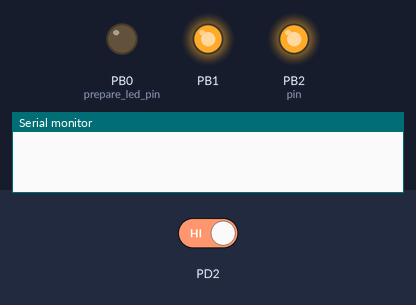
This program was run on a simulated ATmega328P, built with avr-gcc and emulated at 8 MHz. On the bench: output pins drawn as LEDs (lit = HIGH), the last lines printed to the serial monitor. Inputs (shaded band) come from the test bench; at power-on: PD2 HIGH.

Above: at 1.2 s.
1.3 s: PD2 driven LOW
At 2.0 s:
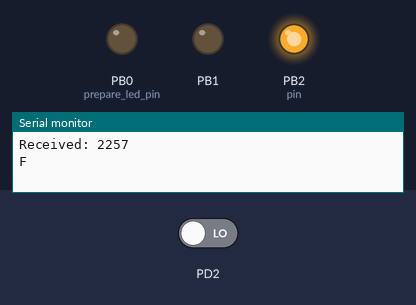
Timing chart, 0 to 4.3 s (numbered marks = the images above; inputs shaded):
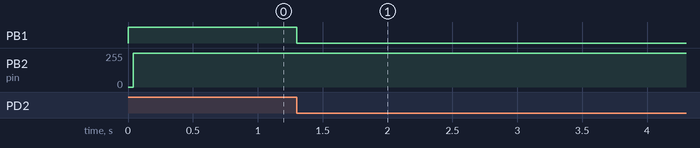

The program:

main.c
```c
//rx
/*
 * main.c
 *
 * Created: 4/20/2018 1:54:58 PM
 * Author : Damian Cisneros and Jiajian Chen
 * Description : This program monitors temperature using an LM34 sensor. It
 *				 reads the temperature received through RF every 1s and
 *				 displays it on a serial terminal. Using 8Mhz clock
 */

#include <stdio.h>
#include <stdlib.h>
#include <avr/io.h>
#include <avr/interrupt.h>
#include <stdbool.h>
#include <string.h>
#define BAUD 9600
#define F_CPU 8000000UL
#include <util/delay.h>
#include "nrf24l01.h"
#include "nrf24l01_mnemonics.h"

nRF24L01 *setup_rf(void);
void process_message(char *message);
inline void prepare_led_pin(void);
inline void  set_led_high(void);
inline void  set_led_low(void);

volatile bool rf_interrupt = false;

//Used for printf to USART
static int put_char(char c, FILE *stream);
static FILE mystdout = FDEV_SETUP_STREAM(put_char, NULL, _FDEV_SETUP_WRITE);
void init_USART();

int main(void) {
	stdout = &mystdout; //set the output stream
	init_USART();

	uint8_t address[5] = { 0x01, 0x01, 0x01, 0x01, 0x01 };
	prepare_led_pin();
	sei();
	nRF24L01 *rf = setup_rf();
	nRF24L01_listen(rf, 0, address);
	uint8_t addr[5];
	nRF24L01_read_register(rf, CONFIG, addr, 1);

	while (true) {
		if (rf_interrupt) {
			rf_interrupt = false;
			while (nRF24L01_data_received(rf)) {
				nRF24L01Message msg;
				nRF24L01_read_received_data(rf, &msg);
				process_message((char *)msg.data);
				printf("Received: ");
				printf("%" PRId8 "\n",(unsigned int) msg.data); //print temperature received
				printf("F");
				_delay_ms(1000);
				}

			nRF24L01_listen(rf, 0, address);
		}
	}
	return 0;
}

nRF24L01 *setup_rf(void) {
	nRF24L01 *rf = nRF24L01_init();
	rf->ss.port = &PORTB;
	rf->ss.pin = PB2;
	rf->ce.port = &PORTB;
	rf->ce.pin = PB1;
	rf->sck.port = &PORTB;
	rf->sck.pin = PB5;
	rf->mosi.port = &PORTB;
	rf->mosi.pin = PB3;
	rf->miso.port = &PORTB;
	rf->miso.pin = PB4;
	// interrupt on falling edge of INT0 (PD2)
	EICRA |= _BV(ISC01);
	EIMSK |= _BV(INT0);
	nRF24L01_begin(rf);
	return rf;
}

void process_message(char *message) {
	if (strcmp(message, "ON") == 0)
	set_led_high();
	else if (strcmp(message, "OFF") == 0)
	set_led_low();
}

inline void prepare_led_pin(void) {
	DDRB |= _BV(PB0);
	PORTB &= ~_BV(PB0);
}

inline void set_led_high(void) {
	PORTB |= _BV(PB0);
}

inline void set_led_low(void) {
	PORTB &= ~_BV(PB0);
}

// nRF24L01 interrupt
ISR(INT0_vect) {
	rf_interrupt = true;
}

void init_USART(){
	unsigned int BAUDrate;

	//set BAUD rate: UBRR = [F_CPU/(16*BAUD)]-1
	BAUDrate = ((F_CPU/16)/BAUD) - 1;
	UBRR0H = (unsigned char) (BAUDrate >> 8); //shift top 8 bits into UBRR0H
	UBRR0L = (unsigned char) BAUDrate; //shift rest of 8 bits into UBRR0L
	UCSR0B |= (1 << RXEN0) | (1 << TXEN0); //enable receiver and trasmitter
	// UCSR0B |= (1 << RXCIE0); //enable receiver interrupt
	UCSR0C |= (1 << UCSZ01) | (1 << UCSZ00); //set data frame: 8 bit, 1 stop
}

static int put_char(char c, FILE *stream)
{
	while(!(UCSR0A &(1<<UDRE0))); // wait for UDR to be clear
	UDR0 = c;    //send the character
	return 0;
}
```

nrf24l01.c
```c
#include <stdlib.h>
#include <stdbool.h>
#include <avr/io.h>
#define F_CPU 8000000UL
#include <util/delay.h>
#include <string.h>
#include "nrf24l01.h"
#include "nrf24l01_mnemonics.h"


static void copy_address(uint8_t *source, uint8_t *destination);
inline static void set_as_output(gpio_pin pin);
inline static void set_high(gpio_pin pin);
inline static void set_low(gpio_pin pin);
static void spi_init(nRF24L01 *rf);
static uint8_t spi_transfer(uint8_t data);


nRF24L01 *nRF24L01_init(void) {
	nRF24L01 *rf = malloc(sizeof(nRF24L01));
	memset(rf, 0, sizeof(nRF24L01));
	return rf;
}

void nRF24L01_begin(nRF24L01 *rf) {
	set_as_output(rf->ss);
	set_as_output(rf->ce);

	set_high(rf->ss);
	set_low(rf->ce);

	spi_init(rf);

	nRF24L01_send_command(rf, FLUSH_RX, NULL, 0);
	nRF24L01_send_command(rf, FLUSH_TX, NULL, 0);
	nRF24L01_clear_interrupts(rf);

	uint8_t data;
	data = _BV(EN_CRC) | _BV(CRCO) | _BV(PWR_UP) | _BV(PRIM_RX);
	nRF24L01_write_register(rf, CONFIG, &data, 1);

	// enable Auto Acknowlegde on all pipes
	data = _BV(ENAA_P0) | _BV(ENAA_P1) | _BV(ENAA_P2)
	| _BV(ENAA_P3) | _BV(ENAA_P4) | _BV(ENAA_P5);
	nRF24L01_write_register(rf, EN_AA, &data, 1);

	// enable Dynamic Payload on al pipes
	data = _BV(DPL_P0) | _BV(DPL_P1) | _BV(DPL_P2)
	| _BV(DPL_P3) | _BV(DPL_P4) | _BV(DPL_P5);
	nRF24L01_write_register(rf, DYNPD, &data, 1);

	// enable Dynamic Payload (global)
	data = _BV(EN_DPL);
	nRF24L01_write_register(rf, FEATURE, &data, 1);

	// disable all rx addresses
	data = 0;
	nRF24L01_write_register(rf, EN_RXADDR, &data, 1);
}

uint8_t nRF24L01_send_command(nRF24L01 *rf, uint8_t command, void *data,
size_t length) {
	set_low(rf->ss);

	rf->status = spi_transfer(command);
	for (unsigned int i = 0; i < length; i++)
	((uint8_t*)data)[i] = spi_transfer(((uint8_t*)data)[i]);

	set_high(rf->ss);

	return rf->status;
}

uint8_t nRF24L01_write_register(nRF24L01 *rf, uint8_t reg_address, void *data,
size_t length) {
	return nRF24L01_send_command(rf, W_REGISTER | reg_address, data, length);
}

uint8_t nRF24L01_read_register(nRF24L01 *rf, uint8_t reg_address, void *data,
size_t length) {
	return nRF24L01_send_command(rf, R_REGISTER | reg_address, data, length);
}

uint8_t nRF24L01_no_op(nRF24L01 *rf) {
	return nRF24L01_send_command(rf, NOP, NULL, 0);
}

uint8_t nRF24L01_update_status(nRF24L01 *rf) {
	return nRF24L01_no_op(rf);
}

uint8_t nRF24L01_get_status(nRF24L01 *rf) {
	return rf->status;
}

bool nRF24L01_data_received(nRF24L01 *rf) {
	set_low(rf->ce);
	nRF24L01_update_status(rf);
	return nRF24L01_pipe_number_received(rf) >= 0;
}

void nRF24L01_listen(nRF24L01 *rf, int pipe, uint8_t *address) {
	uint8_t addr[5];
	copy_address(address, addr);

	nRF24L01_write_register(rf, RX_ADDR_P0 + pipe, addr, 5);

	uint8_t current_pipes;
	nRF24L01_read_register(rf, EN_RXADDR, &current_pipes, 1);
	current_pipes |= _BV(pipe);
	nRF24L01_write_register(rf, EN_RXADDR, &current_pipes, 1);

	set_high(rf->ce);
}

bool nRF24L01_read_received_data(nRF24L01 *rf, nRF24L01Message *message) {
	message->pipe_number = nRF24L01_pipe_number_received(rf);
	nRF24L01_clear_receive_interrupt(rf);
	if (message->pipe_number < 0) {
		message->length = 0;
		return false;
	}

	nRF24L01_read_register(rf, R_RX_PL_WID, &message->length, 1);

	if (message->length > 0) {
		nRF24L01_send_command(rf, R_RX_PAYLOAD, &message->data,
		message->length);
	}

	return true;
}

int nRF24L01_pipe_number_received(nRF24L01 *rf) {
	int pipe_number = (rf->status & RX_P_NO_MASK) >> 1;
	return pipe_number <= 5 ? pipe_number : -1;
}

void nRF24L01_transmit(nRF24L01 *rf, void *address, nRF24L01Message *msg) {
	nRF24L01_clear_transmit_interrupts(rf);
	uint8_t addr[5];
	copy_address((uint8_t *)address, addr);
	nRF24L01_write_register(rf, TX_ADDR, addr, 5);
	copy_address((uint8_t *)address, addr);
	nRF24L01_write_register(rf, RX_ADDR_P0, addr, 5);
	nRF24L01_send_command(rf, W_TX_PAYLOAD, &msg->data, msg->length);
	uint8_t config;
	nRF24L01_read_register(rf, CONFIG, &config, 1);
	config &= ~_BV(PRIM_RX);
	nRF24L01_write_register(rf, CONFIG, &config, 1);
	set_high(rf->ce);
}

int nRF24L01_transmit_success(nRF24L01 *rf) {
	set_low(rf->ce);
	nRF24L01_update_status(rf);
	int success;
	if (rf->status & _BV(TX_DS)) success = 0;
	else if (rf->status & _BV(MAX_RT)) success = -1;
	else success = -2;
	nRF24L01_clear_transmit_interrupts(rf);
	uint8_t config;
	nRF24L01_read_register(rf, CONFIG, &config, 1);
	config |= _BV(PRIM_RX);
	nRF24L01_write_register(rf, CONFIG, &config, 1);
	return success;
}

void nRF24L01_flush_transmit_message(nRF24L01 *rf) {
	nRF24L01_send_command(rf, FLUSH_TX, NULL, 0);
}

void nRF24L01_retry_transmit(nRF24L01 *rf) {
	// XXX not sure it works this way, never tested
	uint8_t config;
	nRF24L01_read_register(rf, CONFIG, &config, 1);
	config &= ~_BV(PRIM_RX);
	nRF24L01_write_register(rf, CONFIG, &config, 1);
	set_high(rf->ce);
}

void nRF24L01_clear_interrupts(nRF24L01 *rf) {
	uint8_t data = _BV(RX_DR) | _BV(TX_DS) | _BV(MAX_RT);
	nRF24L01_write_register(rf, STATUS, &data, 1);
}

void nRF24L01_clear_transmit_interrupts(nRF24L01 *rf) {
	uint8_t data = _BV(TX_DS) | _BV(MAX_RT);
	nRF24L01_write_register(rf, STATUS, &data, 1);
}

void nRF24L01_clear_receive_interrupt(nRF24L01 *rf) {
	uint8_t data = _BV(RX_DR) | rf->status;
	nRF24L01_write_register(rf, STATUS, &data, 1);
}

static void copy_address(uint8_t *source, uint8_t *destination) {
	for (int i = 0; i < 5; i++)
	destination[i] = source[i];
}

inline static void set_as_output(gpio_pin pin) {
	volatile uint8_t *ddr = pin.port - 1;
	*ddr |= _BV(pin.pin);
}

inline static void set_as_input(gpio_pin pin) {
	volatile uint8_t *ddr = pin.port - 1;
	*ddr &= ~_BV(pin.pin);
}

inline static void set_high(gpio_pin pin) {
	*pin.port |= _BV(pin.pin);
}

inline static void set_low(gpio_pin pin) {
	*pin.port &= ~_BV(pin.pin);
}

static void spi_init(nRF24L01 *rf) {
	// set as master
	SPCR |= _BV(MSTR);
	// enable SPI
	SPCR |= _BV(SPE);
	// MISO pin automatically overrides to input
	set_as_output(rf->sck);
	set_as_output(rf->mosi);
	set_as_input(rf->miso);
	// SPI mode 0: Clock Polarity CPOL = 0, Clock Phase CPHA = 0
	SPCR &= ~_BV(CPOL);
	SPCR &= ~_BV(CPHA);
	// Clock 2X speed
	SPCR &= ~_BV(SPR0);
	SPCR &= ~_BV(SPR1);
	SPSR |= _BV(SPI2X);
	// most significant first (MSB)
	SPCR &= ~_BV(DORD);
}

static uint8_t spi_transfer(uint8_t data) {
	SPDR = data;
	while (!(SPSR & _BV(SPIF)));
	return SPDR;
}
```

nrf24l01.h
```c
#include <stdlib.h>
#include <stdint.h>
#include <stdbool.h>

#ifndef _NRF24L01_H
#define _NRF24L01_H


typedef struct {
	int pipe_number;
	uint8_t data[32];
	uint8_t length;
} nRF24L01Message;

typedef struct {
	volatile uint8_t *port;
	uint8_t pin;
} gpio_pin;

typedef struct {
	gpio_pin ss; // slave select
	gpio_pin ce; // chip enabled
	gpio_pin sck; // serial clock
	gpio_pin mosi; // master out slave in
	gpio_pin miso; // master in slave out
	uint8_t status;
} nRF24L01;


nRF24L01 *nRF24L01_init(void);
void nRF24L01_begin(nRF24L01 *rf);
uint8_t nRF24L01_send_command(nRF24L01 *rf, uint8_t command, void *data,
size_t length);
uint8_t nRF24L01_write_register(nRF24L01 *rf, uint8_t reg_address, void *data,
size_t length);
uint8_t nRF24L01_read_register(nRF24L01 *rf, uint8_t regAddress, void *data,
size_t length);
uint8_t nRF24L01_no_op(nRF24L01 *rf);
uint8_t nRF24L01_update_status(nRF24L01 *rf);
uint8_t nRF24L01_get_status(nRF24L01 *rf);
void nRF24L01_listen(nRF24L01 *rf, int pipe, uint8_t *address);
bool nRF24L01_data_received(nRF24L01 *rf);
bool nRF24L01_read_received_data(nRF24L01 *rf, nRF24L01Message *message);
int nRF24L01_pipe_number_received(nRF24L01 *rf);
void nRF24L01_transmit(nRF24L01 *rf, void *address, nRF24L01Message *msg);
int nRF24L01_transmit_success(nRF24L01 *rf);
void nRF24L01_flush_transmit_message(nRF24L01 *rf);
void nRF24L01_retry_transmit(nRF24L01 *rf);
void nRF24L01_clear_interrupts(nRF24L01 *rf);
void nRF24L01_clear_transmit_interrupts(nRF24L01 *rf);
void nRF24L01_clear_receive_interrupt(nRF24L01 *rf);

#endif
```

nrf24l01_mnemonics.h
```c
/**
 *  From the specifications available in the download section of
 *  http://www.nordicsemi.com/kor/Products/2.4GHz-RF/nRF24L01P
 */

#ifndef _NRF24L01_MNEMONICS_H
#define _NRF24L01_MNEMONICS_H


// SPI Commands

#define R_REGISTER          0x00 // 000A AAAA
#define W_REGISTER          0x20 // 001A AAAA
#define R_RX_PAYLOAD        0x61 // 0110 0001
#define W_TX_PAYLOAD        0xA0 // 1010 0000
#define FLUSH_TX            0xE1 // 1110 0001
#define FLUSH_RX            0xE2 // 1110 0010
#define REUSE_TX_PL         0xE3 // 1110 0011
#define R_RX_PL_WID         0x60 // 0110 0000
#define W_ACK_PAYLOAD       0xA8 // 1010 1PPP
#define W_TX_PAYLOAD_NOACK  0xB0 // 1011 0000
#define NOP                 0xFF // 1111 1111


// Register Map

#define CONFIG      0x00
#define MASK_RX_DR  6
#define MASK_TX_DS  5
#define MASK_MAX_RT 4
#define EN_CRC      3
#define CRCO        2
#define PWR_UP      1
#define PRIM_RX     0

#define EN_AA       0x01
#define ENAA_P5     5
#define ENAA_P4     4
#define ENAA_P3     3
#define ENAA_P2     2
#define ENAA_P1     1
#define ENAA_P0     0

#define EN_RXADDR   0x02
#define ERX_P5      5
#define ERX_P4      4
#define ERX_P3      3
#define ERX_P2      2
#define ERX_P1      1
#define ERX_P0      0

#define SETUP_AW    0x03
#define AW          0

#define SETUP_RETR  0x04
#define ARD         4
#define ARC         0

#define RF_CH       0x05

#define RF_SETUP    0x06
#define CONT_WAVE   7
#define RF_DR_LOW   5
#define PLL_LOCK    4
#define RF_DR_HIGH  3
#define RF_PWR      1

#define STATUS              0x07
#define RX_DR               6
#define TX_DS               5
#define MAX_RT              4
#define RX_P_NO_MASK        0x0E
#define STATUS_TX_FULL      0

#define OBSERVE_TX  0x08
#define PLOS_CNT    4
#define ARC_CNT     0

#define RPD         0x09

#define RX_ADDR_P0  0x0A
#define RX_ADDR_P1  0x0B
#define RX_ADDR_P2  0x0C
#define RX_ADDR_P3  0x0D
#define RX_ADDR_P4  0x0E
#define RX_ADDR_P5  0x0F

#define TX_ADDR     0x10

#define RX_PW_P0    0x11
#define RX_PW_P1    0x12
#define RX_PW_P2    0x13
#define RX_PW_P3    0x14
#define RX_PW_P4    0x15
#define RX_PW_P5    0x16

#define FIFO_STATUS         0x17
#define TX_REUSE            6
#define FIFO_TX_FULL        5
#define TX_EMPTY            4
#define RX_FULL             1
#define RX_EMPTY            0

#define DYNPD       0x1C
#define DPL_P5      5
#define DPL_P4      4
#define DPL_P3      3
#define DPL_P2      2
#define DPL_P1      1
#define DPL_P0      0

#define FEATURE     0x1D
#define EN_DPL      2
#define EN_ACK_PAY  1
#define EN_DYN_ACK  0

#endif
```

Measured:
- after the input at 1.3 s, PB1: HIGH → LOW at once
